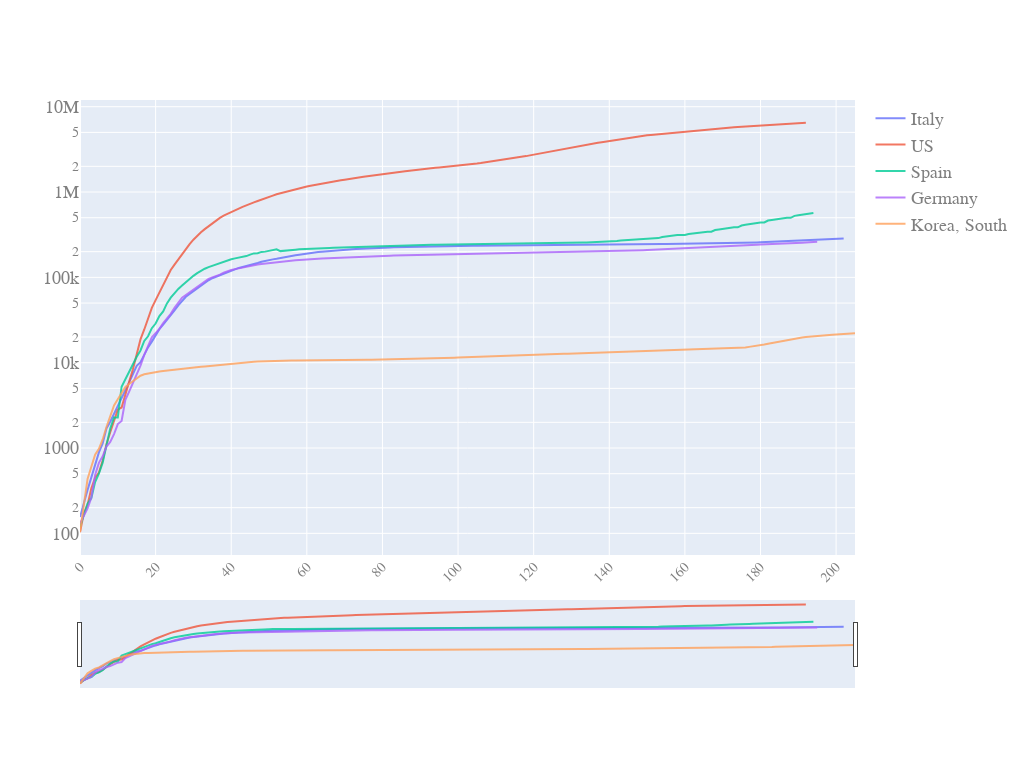

Notebook code cell kept with this figure:
### Code cell
quick_plot(pd_sync_timelines.date,
           pd_sync_timelines.iloc[:,:-1],
           y_scale='log',
           slider=True)

### Figure 1 — Plotly figure (JSON) as saved in the notebook; plotly's stock layout.template omitted (floating-point values rounded to 4 significant figures; data arrays with more than 128 entries replaced by an {"elided": "..."} marker saying what was removed)
{"data": [{"name": "Italy", "opacity": 0.8, "type": "scatter", "x": {"elided": "206 int values"}, "y": {"elided": "206 int values"}}, {"name": "US", "opacity": 0.8, "type": "scatter", "x": {"elided": "206 int values"}, "y": {"elided": "206 int values"}}, {"name": "Spain", "opacity": 0.8, "type": "scatter", "x": {"elided": "206 int values"}, "y": {"elided": "206 int values"}}, {"name": "Germany", "opacity": 0.8, "type": "scatter", "x": {"elided": "206 int values"}, "y": {"elided": "206 int values"}}, {"name": "Korea, South", "opacity": 0.8, "type": "scatter", "x": {"elided": "206 int values"}, "y": {"elided": "206 int values"}}], "layout": {"autosize": true, "font": {"color": "#7f7f7f", "family": "PT Sans, monospace", "size": 18}, "height": 768, "width": 1024, "xaxis": {"nticks": 20, "rangeslider": {"visible": true}, "tickangle": -45, "tickfont": {"color": "#7f7f7f", "size": 14}}, "yaxis": {"type": "log"}}}
